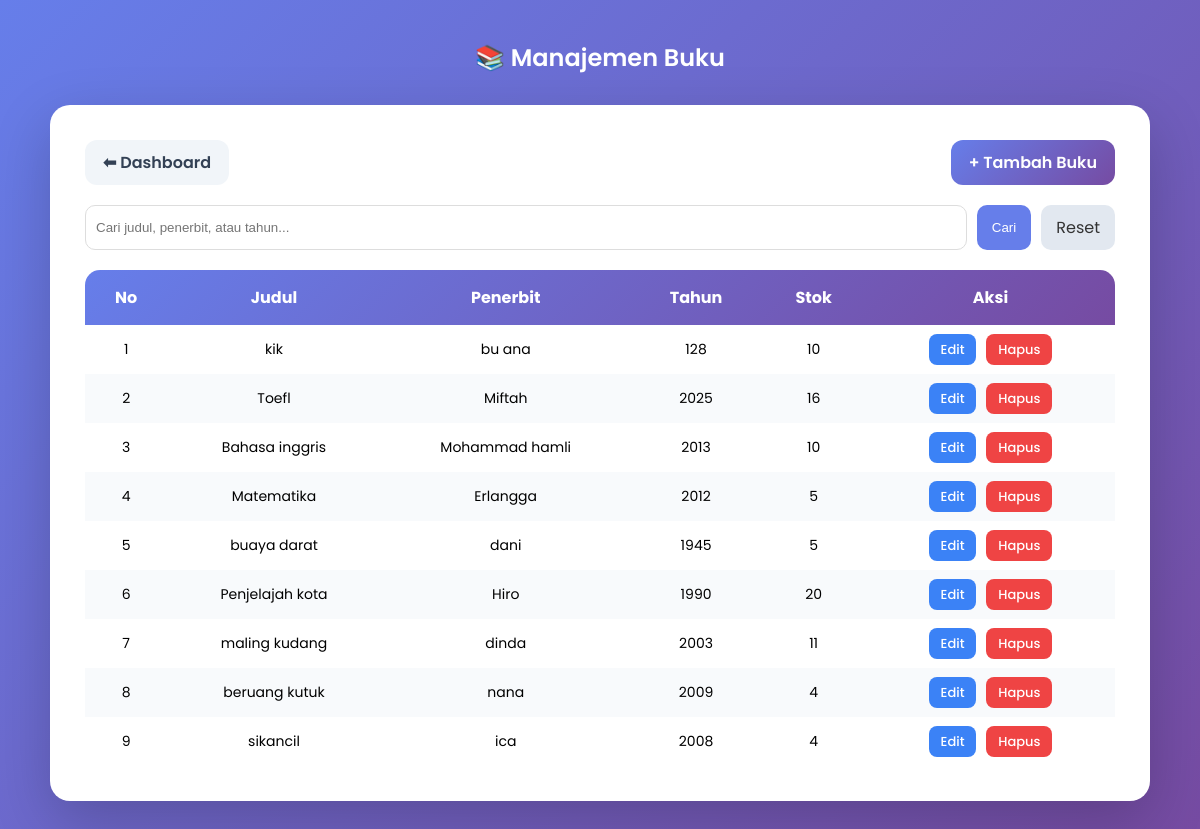
Screenshot of /manage_books.php (signed in) with the database file from the repository.
### tables this page shows
CREATE TABLE `buku` (
  `id` int(11) NOT NULL,
  `judul` varchar(100) NOT NULL,
  `penulis` varchar(100) DEFAULT NULL,
  `penerbit` varchar(100) DEFAULT NULL,
  `tahun` int(11) DEFAULT NULL,
  `stok` int(11) NOT NULL
);

### manage_books.php (the view, shortened to what this page needs)
<?php
include 'config.php';
$keyword = "";
if (isset($_GET['cari'])) {
    $keyword = mysqli_real_escape_string($conn, $_GET['keyword']);
    $query = "SELECT * FROM buku
              WHERE judul LIKE '%$keyword%'
              OR penerbit LIKE '%$keyword%'
              OR tahun LIKE '%$keyword%'
              ORDER BY id DESC";
} else {
    $query = "SELECT * FROM buku ORDER BY id DESC";
}
$data = mysqli_query($conn, $query);
?>
<!DOCTYPE html>
<html>
<head>
</head>
<body>
<h2>📚 Manajemen Buku</h2>
<div class="container">
<div class="top-bar">
    <a href="dashboard_admin.php" class="btn-dashboard">⬅ Dashboard</a>
    <a href="tambah_buku.php" class="btn-add">+ Tambah Buku</a>
</div>
<form method="GET" class="search-box">
    <input type="text" name="keyword"
    placeholder="Cari judul, penerbit, atau tahun..."
    value="<?= htmlspecialchars($keyword) ?>">
    <button type="submit" name="cari">Cari</button>
    <a href="manage_books.php">Reset</a>
</form>
<table>
<thead>
<tr>
<th>No</th>
<th>Judul</th>
<th>Penerbit</th>
<th>Tahun</th>
<th>Stok</th>
<th>Aksi</th>
</tr>
</thead>
<tbody>
<?php
$no = 1;
if ($data && mysqli_num_rows($data) > 0) {
    while ($row = mysqli_fetch_assoc($data)) {
?>
<tr>
<td><?= $no++; ?></td>
<td><?= htmlspecialchars($row['judul'] ?? '-') ?></td>
<td><?= htmlspecialchars($row['penerbit'] ?? '-') ?></td>
<td><?= htmlspecialchars($row['tahun'] ?? '-') ?></td>
<td><?= htmlspecialchars($row['stok'] ?? '0') ?></td>
<td class="aksi">
<a class="edit" href="edit_buku.php?id=<?= $row['id']; ?>">Edit</a>
<a class="hapus" href="?hapus=<?= $row['id']; ?>"
onclick="return confirm('Yakin hapus buku?')">Hapus</a>
</td>
</tr>
<?php
    }
} else {
    echo "<tr><td colspan='6'>Data buku tidak ditemukan</td></tr>";
}
?>
</tbody>
</table>
</div>
</body>
</html>

### manage_books.php (style rules this page uses)
* { margin:0;padding:0;box-sizing:border-box; }
body { font-family:'Poppins',sans-serif; background:linear-gradient(135deg,#667eea,#764ba2); min-height:100vh; padding:40px 20px; }
h2 { text-align:center; color:white; font-weight:600; margin-bottom:30px; }
.container { max-width:1100px; margin:auto; background:white; padding:35px; border-radius:20px; box-shadow:0 20px 60px rgba(0,0,0,0.2); }
.top-bar { display:flex; justify-content:space-between; align-items:center; margin-bottom:20px; }
.btn-dashboard { padding:10px 18px; border-radius:12px; background:#f1f5f9; color:#334155; text-decoration:none; font-weight:600; }
.btn-add { padding:10px 18px; border-radius:12px; background:linear-gradient(135deg,#667eea,#764ba2); color:white; text-decoration:none; font-weight:600; }
.search-box { margin-bottom:20px; display:flex; gap:10px; }
.search-box input { flex:1; padding:10px; border-radius:10px; border:1px solid #ddd; }
.search-box button { padding:10px 15px; border:none; border-radius:10px; background:#667eea; color:white; cursor:pointer; }
.search-box a { padding:10px 15px; border-radius:10px; background:#e2e8f0; text-decoration:none; color:#333; }
table { width:100%; border-collapse:collapse; border-radius:15px; overflow:hidden; }
table thead { background:linear-gradient(135deg,#667eea,#764ba2); color:white; }
table th { padding:15px; }
table td { padding:14px; text-align:center; font-size:14px; }
table tbody tr:nth-child(even) { background:#f8fafc; }
.aksi a { padding:6px 12px; border-radius:8px; font-size:13px; font-weight:500; text-decoration:none; margin:0 3px; }
.edit { background:#3b82f6;color:white; }
.hapus { background:#ef4444;color:white; }

### rows the page displays
buku: judul "kik", penerbit "bu ana", tahun "128", stok "10"
buku: judul "Toefl", penerbit "Miftah", tahun "2025", stok "16"
buku: judul "Bahasa inggris", penerbit "Mohammad hamli", tahun "2013", stok "10"
buku: judul "Matematika", penerbit "Erlangga", tahun "2012", stok "5"
buku: judul "buaya darat", penerbit "dani", tahun "1945", stok "5"
buku: judul "Penjelajah kota", penerbit "Hiro", tahun "1990", stok "20"
buku: judul "maling kudang", penerbit "dinda", tahun "2003", stok "11"
buku: judul "beruang kutuk", penerbit "nana", tahun "2009", stok "4"
buku: judul "sikancil", penerbit "ica", tahun "2008", stok "4"
